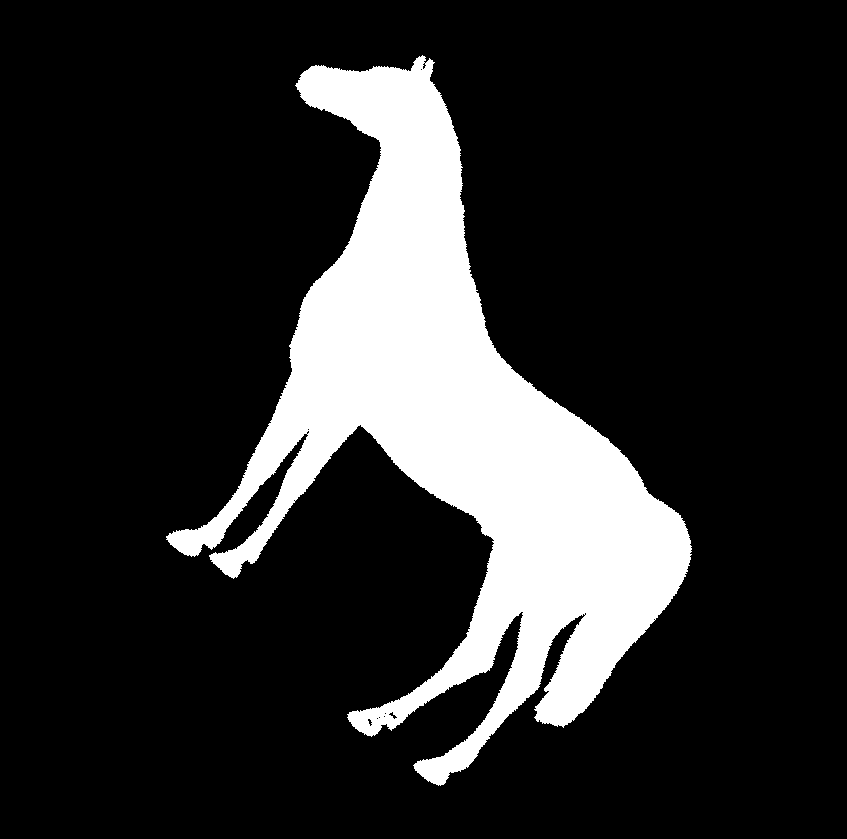
#> input picture test/selection/horse-2.gif, 847 x 839 px
$ python EDF.py
#> lines starting #> are read from the running program, lines starting #| are printed output that depends on the picture; after the words box and inside, x2 and y2 are one past the last pixel; in counts of white or black regions, pixels touching at a corner belong together
from skimage.morphology import medial_axis
from skimage import io
import numpy as np
from scipy.spatial import distance_matrix
import heapq
import matplotlib.pyplot as plt
from PIL import Image
import cv2

# 读取二值图像（白色区域为形状）
image = Image.open('selection/horse-2.gif').convert('L') #greyscale
#> image: PIL image 847x839 L; 17.1% white; 1 white region, box (x1, y1, x2, y2) and area: (166, 55, 692, 786) 121436
image = np.array(image)
_, binary_image = cv2.threshold(image, 128, 255, cv2.THRESH_BINARY)
#binary_image = io.imread("./selection/apple-2.gif", as_gray=True) > 0.5

# 计算中轴及边界距离
skeleton, distance = medial_axis(binary_image, return_distance=True)
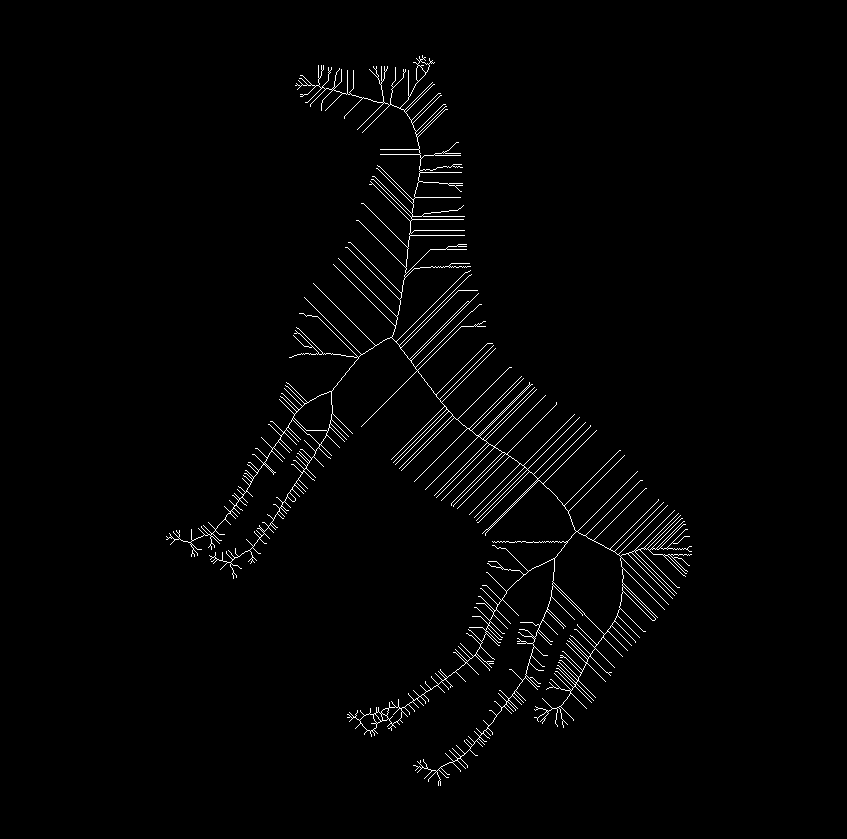
#> skeleton: shape (839, 847) bool; 1.6% white in thin lines or dots, all inside (x1, y1, x2, y2) = (166, 55, 692, 786)
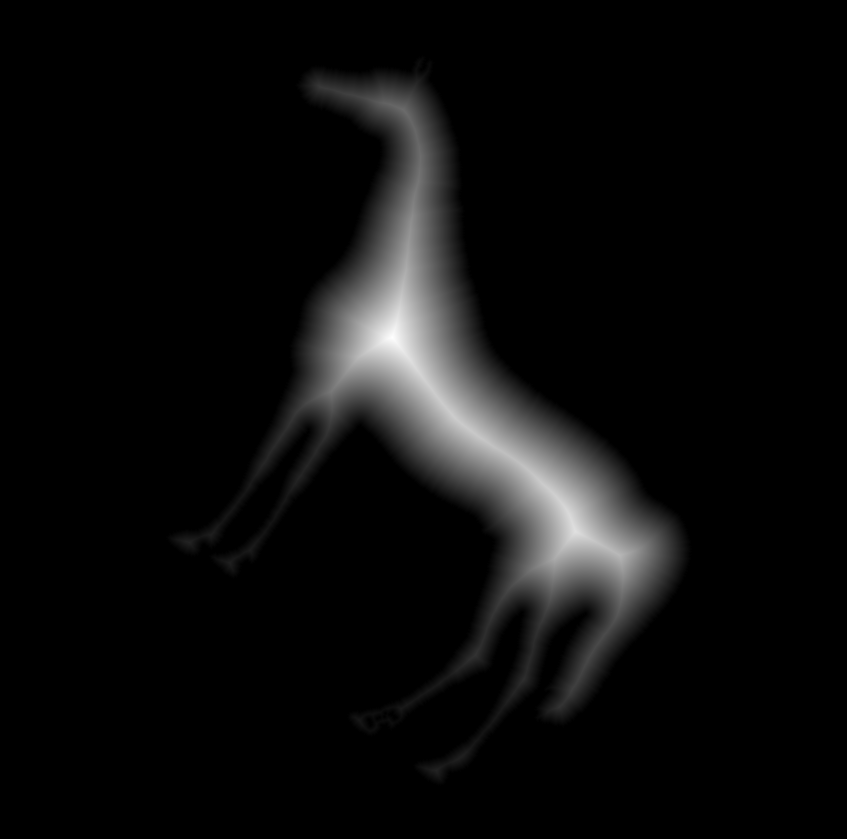
#> distance: shape (839, 847) float64; min 0, max 93.41, mean 4.8; drawn with min black and max white
radius_function = distance * skeleton
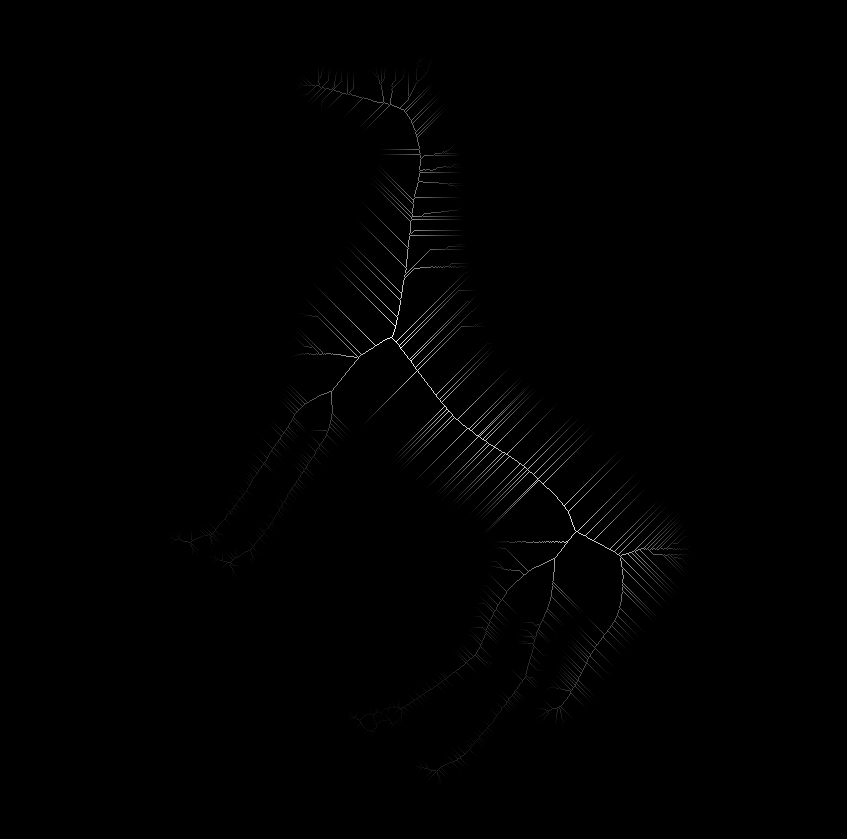
#> radius_function: shape (839, 847) float64; min 0, max 92.96, mean 0.4; drawn with min black and max white
fig, axes = plt.subplots(1, 4, figsize=(20, 5))
axes[0].imshow(image, cmap="gray")
axes[0].set_title("Original Shape")

axes[1].imshow(skeleton, cmap="gray")
axes[1].set_title("Medial Axis (Skeleton)")

axes[2].imshow(distance, cmap="viridis")
axes[2].set_title("Distance Transform")

axes[3].imshow(radius_function, cmap="viridis")
axes[3].set_title("Radius Function (MAT)")

plt.show()
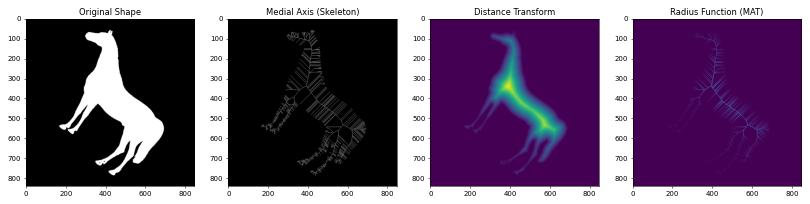
#> figure drawn by matplotlib, 4 panels

# 获取中轴点的坐标
skeleton_coords = np.column_stack(np.nonzero(skeleton))
#> skeleton_coords = 11233 pairs, first value 55 to 785, second value 166 to 691

# 构建点之间的距离矩阵
dist_matrix = distance_matrix(skeleton_coords, skeleton_coords)

# 定义邻接关系（例如仅保留欧几里得距离<=sqrt(2)的边）
adjacency_matrix = dist_matrix <= np.sqrt(2)

# 初始化
edf_values = np.full(len(skeleton_coords), np.inf)
priority_queue = []

# 设置初始值为边界距离
for i, (x, y) in enumerate(skeleton_coords):
    edf_values[i] = distance[x, y]
    heapq.heappush(priority_queue, (edf_values[i], i))  # (值, 索引)
#> this loop made 11233 passes
#> (x, y) on passes 1 to 3: (55, 422), (56, 419), (56, 422)
#> after the loop, edf_values = 11233 values, max 92.96 at index 2974, min 1 at index 0, mean 23.68

# 扩展草火传播
while priority_queue:
    current_value, current_idx = heapq.heappop(priority_queue)
    if current_value > edf_values[current_idx]:
        continue  # 已处理更优路径

    for neighbor_idx in np.where(adjacency_matrix[current_idx])[0]:
        weight = dist_matrix[current_idx, neighbor_idx]
        new_value = edf_values[current_idx] + weight
        if new_value < edf_values[neighbor_idx]:
            edf_values[neighbor_idx] = new_value
            heapq.heappush(priority_queue, (new_value, neighbor_idx))
#> this loop made 11233 passes
#> current_idx on passes 1 to 3: 0, 1, 6

# 创建与原图大小一致的数组
edf_image = np.zeros_like(binary_image, dtype=float)

# 将EDF值填入对应的中轴点
for (x, y), edf in zip(skeleton_coords, edf_values):
    edf_image[x, y] = edf
#> this loop made 11233 passes
#> (x, y, edf) on passes 1 to 3: (55, 422, 1), (56, 419, 1), (56, 422, 1.41)

# 可视化
plt.imshow(edf_image, cmap='viridis')
plt.colorbar(label='EDF Value')
plt.show()
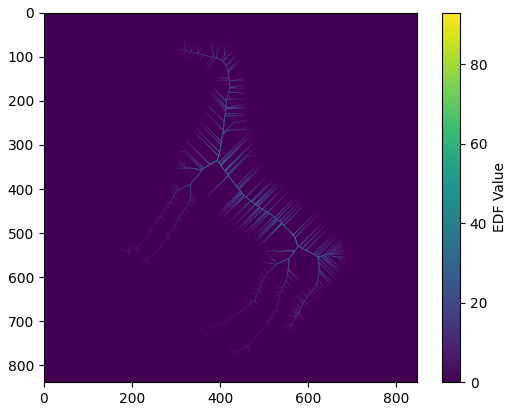
#> figure drawn by matplotlib, 2 panels

$ run again, with test/selection/apple-2.gif copied over test/selection/horse-2.gif
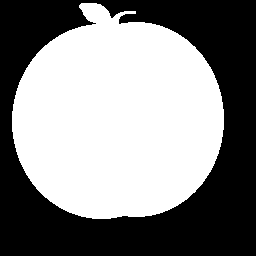
#> input picture test/selection/apple-2.gif, 256 x 256 px
#> image is the input picture: PIL image 256x256 L; 52.7% white; 1 black region, box (x1, y1, x2, y2) and area: (0, 0, 256, 256) 31002
#> skeleton: shape (256, 256) bool; 0.26% white in thin lines or dots, all inside (x1, y1, x2, y2) = (82, 6, 136, 121)
#> skeleton_coords = 173 pairs, first value 6 to 120, second value 82 to 135
#> `adjacency_matrix = dist_matrix <= np.sqrt(2)`:
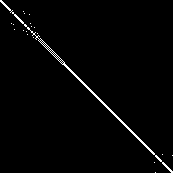
#> adjacency_matrix: shape (173, 173) bool; 1.7% white in thin lines or dots
#> the loop `for i, (x, y) in enumerate(skeleton_coords):` made 173 passes
#> (x, y) on passes 1 to 3: (6, 82), (6, 83), (7, 84)
#> after the loop `for i, (x, y) in enumerate(skeleton_coords):`: edf_values = 173 values, max 96.75 at index 162, min 1 at index 11, mean 40.04
#> the loop `while priority_queue:` made 173 passes
#> (current_value, current_idx) on passes 1 to 3: (1, 11), (1, 30), (1.41, 29)
#> the loop `for (x, y), edf in zip(skeleton_coords, edf_values):` made 173 passes
#> (x, y, edf) on passes 1 to 3: (6, 82, 3.61), (6, 83, 4), (7, 84, 4.24)
#> `plt.show()`:
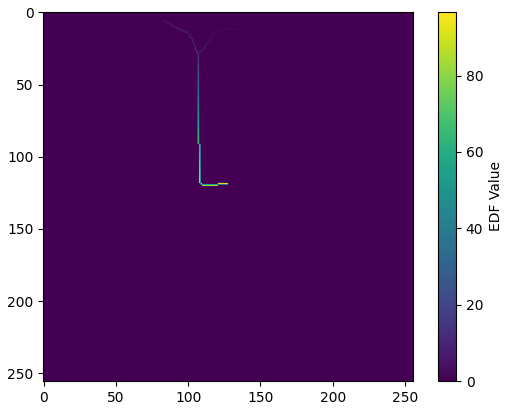
#> figure drawn by matplotlib, 2 panels

$ run again, with test/selection/file0.jpg saved as test/selection/horse-2.gif
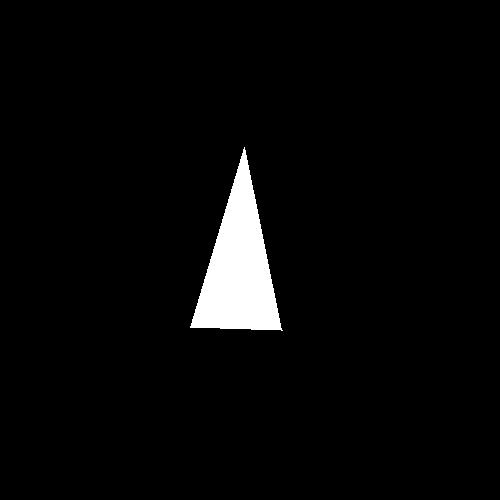
#> input picture test/selection/file0.jpg, 500 x 500 px
#> binary_image: shape (500, 500); 3.4% white; 1 white region, box (x1, y1, x2, y2) and area: (190, 147, 283, 331) 8447
#> `skeleton, distance = medial_axis(binary_image, return_distance=True)`:
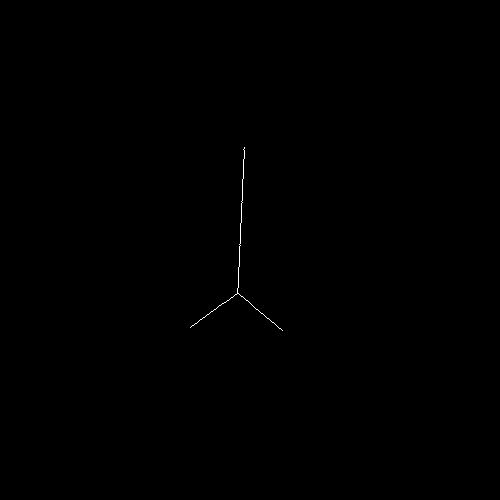
#> skeleton: shape (500, 500) bool; 0.1% white in thin lines or dots, all inside (x1, y1, x2, y2) = (190, 147, 283, 331)
#> skeleton_coords = 239 pairs, first value 147 to 330, second value 190 to 282
#> adjacency_matrix: shape (239, 239) bool; 1.3% white in thin lines or dots
#> the loop `for i, (x, y) in enumerate(skeleton_coords):` made 239 passes
#> y on passes 1 to 3: 244, 244, 243
#> after the loop `for i, (x, y) in enumerate(skeleton_coords):`: edf_values = 239 values, max 35.74 at index 146, min 1 at index 0, mean 17.99
#> the loop `while priority_queue:` made 239 passes
#> (current_value, current_idx) on passes 1 to 3: (1, 0), (1, 1), (1, 2)
#> the loop `for (x, y), edf in zip(skeleton_coords, edf_values):` made 239 passes
#> (y, edf) on passes 1 to 3: (244, 1), (244, 1), (243, 1)
#> `plt.show()`:
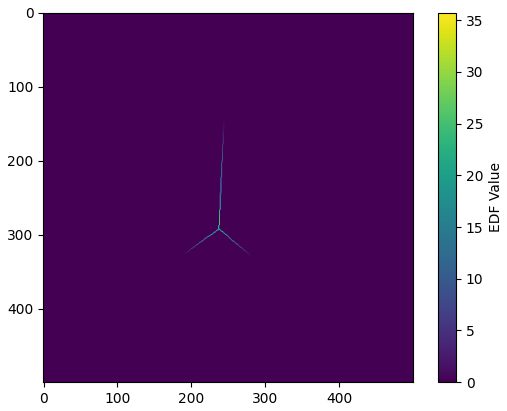
#> figure drawn by matplotlib, 2 panels

$ run again, with test/selection/file1.jpg saved as test/selection/horse-2.gif
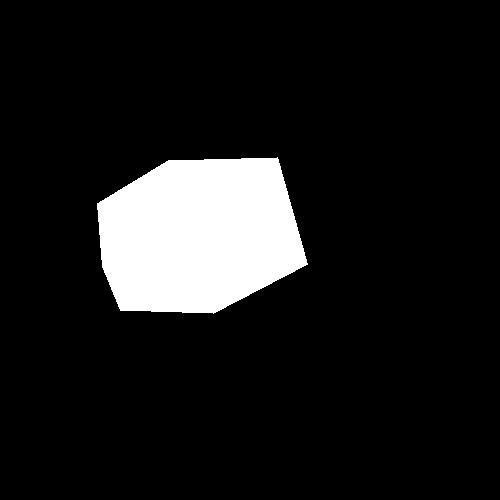
#> input picture test/selection/file1.jpg, 500 x 500 px
#> binary_image: shape (500, 500); 10.4% white; 1 white region, box (x1, y1, x2, y2) and area: (97, 157, 308, 314) 26123
#> `skeleton, distance = medial_axis(binary_image, return_distance=True)`:
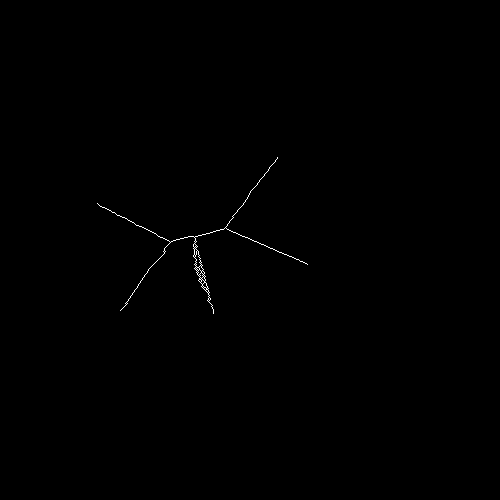
#> skeleton: shape (500, 500) bool; 0.21% white in thin lines or dots, all inside (x1, y1, x2, y2) = (97, 157, 308, 314)
#> skeleton_coords = 522 pairs, first value 157 to 313, second value 97 to 307
#> adjacency_matrix: shape (522, 522) bool; 0.61% white in thin lines or dots
#> the loop `for i, (x, y) in enumerate(skeleton_coords):` made 522 passes
#> (x, y) on passes 1 to 3: (157, 277), (158, 277), (159, 276)
#> after the loop `for i, (x, y) in enumerate(skeleton_coords):`: edf_values = 522 values, max 76.94 at index 182, min 1 at index 0, mean 40.77
#> the loop `while priority_queue:` made 522 passes
#> (current_value, current_idx) on passes 1 to 3: (1, 0), (1, 1), (1, 46)
#> the loop `for (x, y), edf in zip(skeleton_coords, edf_values):` made 522 passes
#> (x, y, edf) on passes 1 to 3: (157, 277, 1), (158, 277, 1), (159, 276, 2)
#> `plt.show()`:
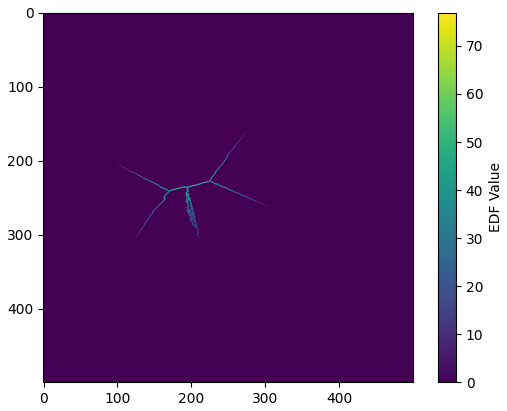
#> figure drawn by matplotlib, 2 panels
